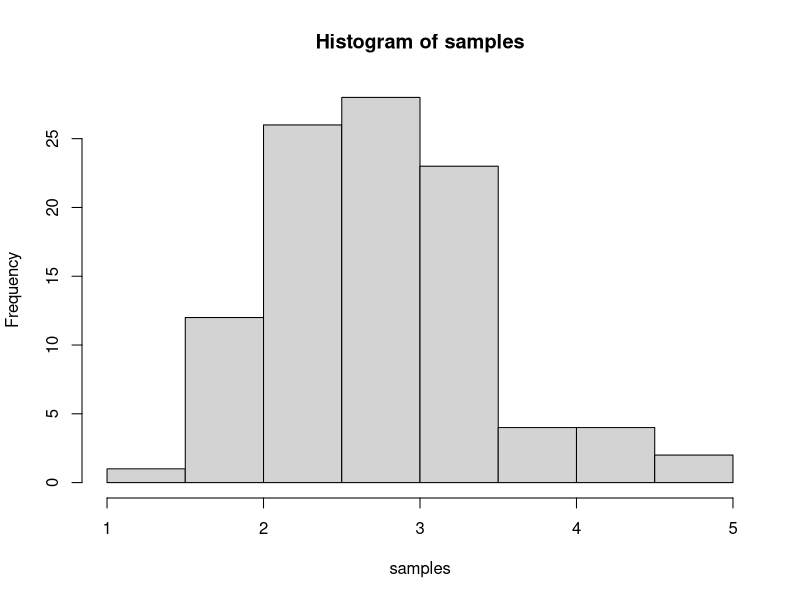
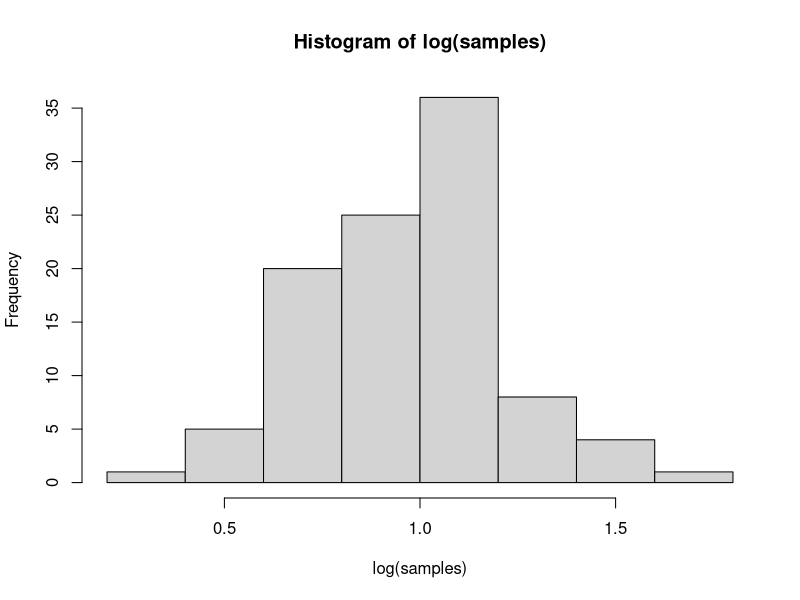

Write R code to recreate these figures, in order.
## ---- chunk 1
knitr::opts_chunk$set(echo = TRUE)
## ---- chunk 2
samples <- rlnorm(100, meanlog = 1, sdlog = 0.25)
## ---- chunk 3
hist(samples)
hist(log(samples))
## ---- chunk 4
mean<-mean(samples)
variance<-var(samples)
